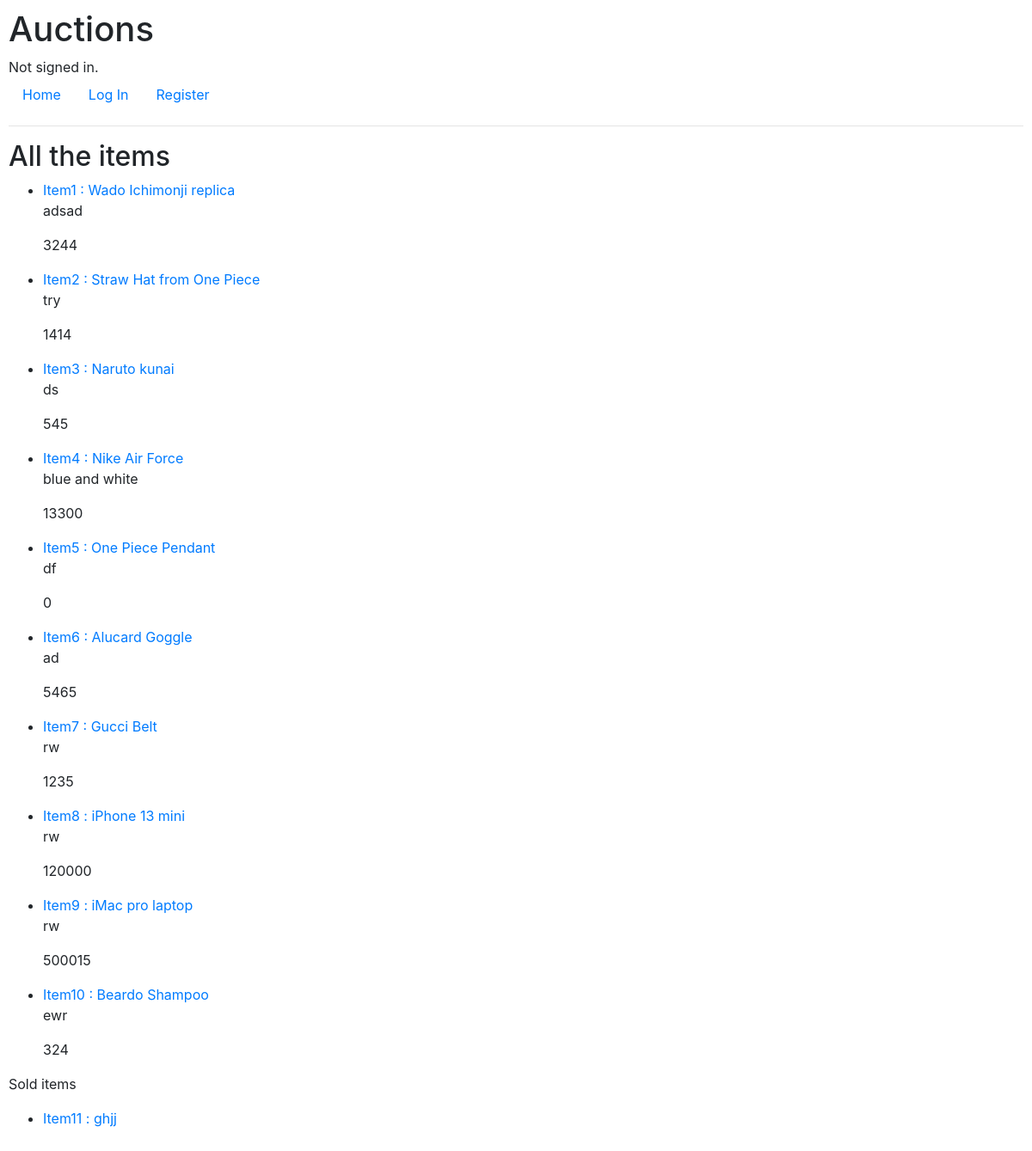
The page /listing/ on the database its author committed.
### auctions/models.py (models this page shows)
class Listing(models.Model):
    user=models.CharField(max_length=100, null=True)
    title= models.CharField(max_length=100)
    description=models.TextField()
    price=models.IntegerField()
    current_bid=models.IntegerField(null=True)
    category=models.CharField(max_length=100, null=True)
    image_url=models.URLField(default='google.com')
    sold=models.BooleanField(default=False)
    def __str__(self):
        return self.title

### auctions/views.py (the view)
# urls.py: path("listing/", views.list_of_item, name="list"),
def list_of_item(request):
    listing=Listing.objects.all()
    return render(request, "auctions/listing.html",{
        "listings":listing
    })

### auctions/templates/auctions/listing.html
{% extends "auctions/layout.html" %}
{% block body %}
    <h2>All the items</h2>
    {% for listing in listings %}
        {% if listing.sold == False %}
            <ul>
                <li><a href="{% url 'item' listing.id %}">Item{{listing.id}} : {{listing}}</a></li>
                <p>{{listing.description}}</p>
                {% if listing.current_bid == None %}
                    <p>{{listing.price}}</P>
                {% else %}
                    <p>{{listing.current_bid}}</P>
                {% endif %}
            </ul>
        {% else %}
            <p>Sold items</p>
            <ul>
                <li><a href="{% url 'item' listing.id %}">Item{{listing.id}} : {{listing}}</a></li>
            </ul>
        {% endif %}
    {% endfor %}
{% endblock %}

### auctions/static/auctions/styles.css (style rules this page uses)
body { padding: 10px; }

### rows shown on the page
Listing: id "1", title "Wado Ichimonji replica", description "adsad", current_bid "3244"
Listing: id "2", title "Straw Hat from One Piece", description "try", current_bid "1414"
Listing: id "3", title "Naruto kunai", description "ds", current_bid "545"
Listing: id "4", title "Nike Air Force", description "blue and white", current_bid "13300"
Listing: id "5", title "One Piece Pendant", description "df", current_bid "0"
Listing: id "6", title "Alucard Goggle", description "ad", current_bid "5465"
Listing: id "7", title "Gucci Belt", description "rw", current_bid "1235"
Listing: id "8", title "iPhone 13 mini", description "rw", current_bid "120000"
Listing: id "9", title "iMac pro laptop", description "rw", current_bid "500015"
Listing: id "10", title "Beardo Shampoo", description "ewr", current_bid "324"
Listing: id "11", title "ghjj"
